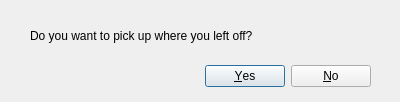
<?xml version="1.0" encoding="UTF-8"?>
<ui version="4.0">
 <class>AutoSaveDialog</class>
 <widget class="QDialog" name="AutoSaveDialog">
  <property name="geometry">
   <rect>
    <x>0</x>
    <y>0</y>
    <width>400</width>
    <height>102</height>
   </rect>
  </property>
  <property name="windowTitle">
   <string>Welcome back</string>
  </property>
  <widget class="QDialogButtonBox" name="buttonBox">
   <property name="geometry">
    <rect>
     <x>30</x>
     <y>60</y>
     <width>341</width>
     <height>32</height>
    </rect>
   </property>
   <property name="orientation">
    <enum>Qt::Horizontal</enum>
   </property>
   <property name="standardButtons">
    <set>QDialogButtonBox::No|QDialogButtonBox::Yes</set>
   </property>
  </widget>
  <widget class="QLabel" name="labelAutoSave">
   <property name="geometry">
    <rect>
     <x>30</x>
     <y>20</y>
     <width>261</width>
     <height>31</height>
    </rect>
   </property>
   <property name="text">
    <string>Do you want to pick up where you left off?</string>
   </property>
  </widget>
 </widget>
 <resources/>
 <connections>
  <connection>
   <sender>buttonBox</sender>
   <signal>accepted()</signal>
   <receiver>AutoSaveDialog</receiver>
   <slot>accept()</slot>
   <hints>
    <hint type="sourcelabel">
     <x>248</x>
     <y>254</y>
    </hint>
    <hint type="destinationlabel">
     <x>157</x>
     <y>274</y>
    </hint>
   </hints>
  </connection>
  <connection>
   <sender>buttonBox</sender>
   <signal>rejected()</signal>
   <receiver>AutoSaveDialog</receiver>
   <slot>reject()</slot>
   <hints>
    <hint type="sourcelabel">
     <x>316</x>
     <y>260</y>
    </hint>
    <hint type="destinationlabel">
     <x>286</x>
     <y>274</y>
    </hint>
   </hints>
  </connection>
 </connections>
</ui>
